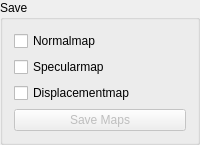
           <widget class="QGroupBox" name="groupBox_2">
            <property name="sizePolicy">
             <sizepolicy hsizetype="Preferred" vsizetype="Preferred">
              <horstretch>0</horstretch>
              <verstretch>0</verstretch>
             </sizepolicy>
            </property>
            <property name="title">
             <string>Save</string>
            </property>
            <layout class="QVBoxLayout" name="verticalLayout_7">
             <item>
              <widget class="QCheckBox" name="checkBox_queue_generateNormal">
               <property name="text">
                <string>Normalmap</string>
               </property>
               <property name="checked">
                <bool>false</bool>
               </property>
              </widget>
             </item>
             <item>
              <widget class="QCheckBox" name="checkBox_queue_generateSpec">
               <property name="text">
                <string>Specularmap</string>
               </property>
               <property name="checked">
                <bool>false</bool>
               </property>
              </widget>
             </item>
             <item>
              <widget class="QCheckBox" name="checkBox_queue_generateDisplace">
               <property name="text">
                <string>Displacementmap</string>
               </property>
               <property name="checked">
                <bool>false</bool>
               </property>
              </widget>
             </item>
             <item>
              <widget class="QPushButton" name="pushButton_save">
               <property name="enabled">
                <bool>false</bool>
               </property>
               <property name="toolTip">
                <string>Ctrl+S</string>
               </property>
               <property name="text">
                <string>Save Maps</string>
               </property>
              </widget>
             </item>
            </layout>
           </widget>
